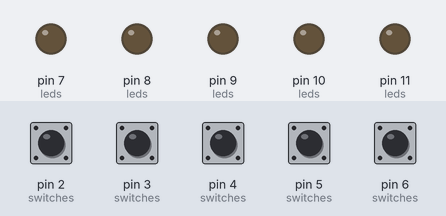
Bench run of a sketch on a simulated Arduino Uno, built with avr-gcc and run on an emulated ATmega328P. Shown: output pins drawn as LEDs (lit = HIGH). Inputs (shaded band) come from the test bench; at power-on: pin 2 (switches), pin 3 (switches), pin 4 (switches), pin 5 (switches), pin 6 (switches) HIGH. What the sketch prints to the serial monitor is not drawn.

Above: at 1.7 s.
1.8 s: pin 3 (switches) pulled LOW for 0.15 s
At 2.9 s:
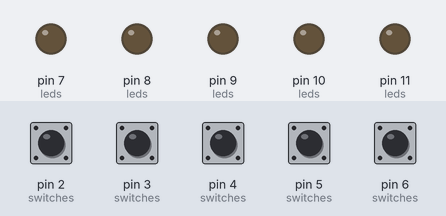
3.4 s: pin 6 (switches) pulled LOW for 0.15 s
At 4.1 s:
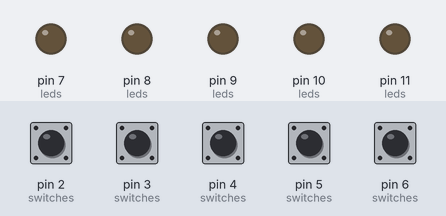
5.0 s: pin 4 (switches) pulled LOW for 0.15 s
At 6.2 s:
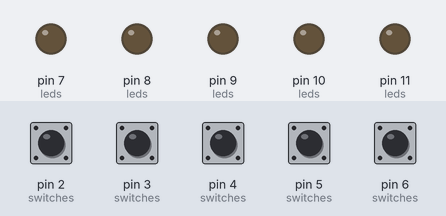
6.6 s: pin 5 (switches) pulled LOW for 0.15 s
At 7.7 s:
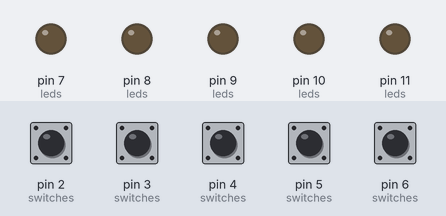
8.2 s: pin 2 (switches) pulsed LOW 5 times (0.12 s each, 0.3 s apart)
At 10.1 s:
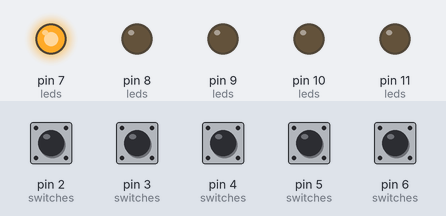
11.2 s: pin 3 (switches) pulled LOW for 1 s
At 12.4 s:
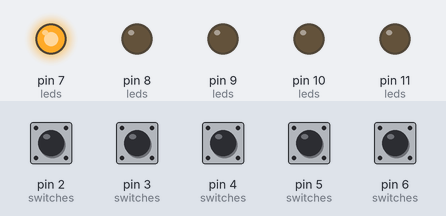
Timing chart, 0 to 14.2 s (numbered marks = the images above; inputs shaded):
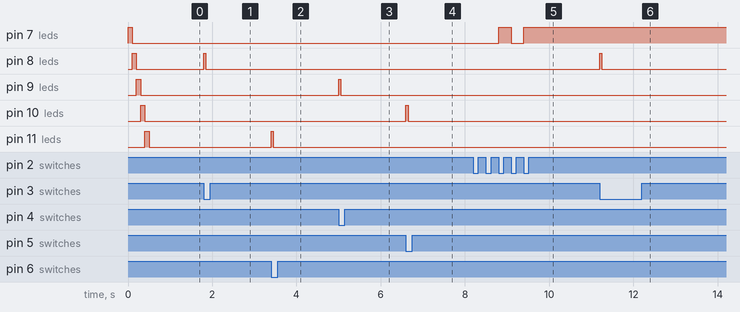

The sketch:

midi_effects.ino
```cpp
// midi.controller
// written by The Cat Herder
// Sends midi program change and control change messages based on foot pedal pressed

// Constants
#define SWITCH1 2
#define SWITCH2 3
#define SWITCH3 4
#define SWITCH4 5
#define SWITCH5 6
#define LED1 7
#define LED2 8
#define LED3 9
#define LED4 10
#define LED5 11
#define BOUNCEDELAY 25

// Variables:
int switches[5] = { SWITCH1, SWITCH2, SWITCH3, SWITCH4, SWITCH5 };
int switchState[5] = { HIGH, HIGH, HIGH, HIGH, HIGH };
// Initial state of switch is high due to internal pullup
int leds[5] = { LED1, LED2, LED3, LED4, LED5 };
int currentSwitch = 0;
int currentProgram = 22;   // current program - sent to the output
int bypassState = LOW;     // state of bypass pedal
int pedalActiveFlash = 50; // Delay for flash when pedal is pressed

void setup() {
  //  Set MIDI baud rate:
  Serial.begin(31250);

  // Setup Switches and activation LEDs
  for( currentSwitch = 0; currentSwitch < 5; currentSwitch++ ) {
    pinMode( switches[currentSwitch], INPUT );          // Set pin for switch
    digitalWrite( switches[currentSwitch], HIGH );      // Turn on internal pullup
    pinMode( leds[currentSwitch], OUTPUT );             // Set pin for LED
    flashPin( leds[currentSwitch], 100 ); // Flash LED
  }
}

void loop() {
  for( currentSwitch = 0; currentSwitch < 5; currentSwitch++ ) {
    if((digitalRead(switches[currentSwitch]) != switchState[currentSwitch] )&&(switchState[currentSwitch] == HIGH)){
      switch( currentSwitch ) {
        case 0:
          //Bypass
          if( bypassState == LOW ) {
            bypassState = HIGH;
            midiSend( 0xB0, 0x5B, 0x00 ); // bypass off
            digitalWrite( leds[currentSwitch], LOW );
          }
          else {
            bypassState = LOW;
            midiSend( 0xB0, 0x5B, 0x7F ); // bypass on
            digitalWrite( leds[currentSwitch], HIGH );
          }
          break;
        case 1:
          //Prev Program
          currentProgram = currentProgram--;
          if( currentProgram < 1 )
            currentProgram = 0; // Don't go lower than 0
          midiProg( 0xC0, currentProgram );
          flashPin( leds[currentSwitch], pedalActiveFlash );
          break;
        case 2:
          // Next Program
          currentProgram = currentProgram++;
          if( currentProgram > 96 )
            currentProgram = 97; // Don't go lower than 97
          midiProg( 0xC0, currentProgram );
          flashPin( leds[currentSwitch], pedalActiveFlash );
          break;
        case 3:
          // Favourite 1
          currentProgram = 22;
          midiProg( 0xC0, currentProgram );
          flashPin( leds[currentSwitch], pedalActiveFlash );
          break;
        case 4:
          // Favourite 2
          currentProgram = 27;
          midiProg( 0xC0, currentProgram );
          flashPin( leds[currentSwitch], pedalActiveFlash );
          break;
      }
      delay( BOUNCEDELAY );
    }
    switchState[currentSwitch] = digitalRead( switches[currentSwitch] );
  }
}

//  Send a three byte midi message
void midiSend(char status, char data1, char data2) {
  Serial.print(status, BYTE);
  Serial.print(data1, BYTE);
  Serial.print(data2, BYTE);
}

//  Send a two byte midi message
void midiProg(char status, int data ) {
  Serial.print(status, BYTE);
  Serial.print(data, BYTE);
}

void flashPin( int ledPin, int flashDelay ) {
  digitalWrite( ledPin, HIGH );
  delay( flashDelay );
  digitalWrite( ledPin, LOW );
}
```

Measured:
- after the input at 1.8 s, pin 8 (leds): LOW → HIGH at once, → LOW 0.05 s later
- after the input at 3.4 s, pin 11 (leds): LOW → HIGH at once, → LOW 0.05 s later
- after the input at 5.0 s, pin 9 (leds): LOW → HIGH at once, → LOW 0.05 s later
- after the input at 6.6 s, pin 10 (leds): LOW → HIGH at once, → LOW 0.05 s later
- after the input at 8.2 s, pin 7 (leds): LOW → HIGH after 0.60 s, → LOW 0.30 s later, → HIGH 0.30 s later
- after the input at 11.2 s, pin 8 (leds): LOW → HIGH at once, → LOW 0.05 s later
